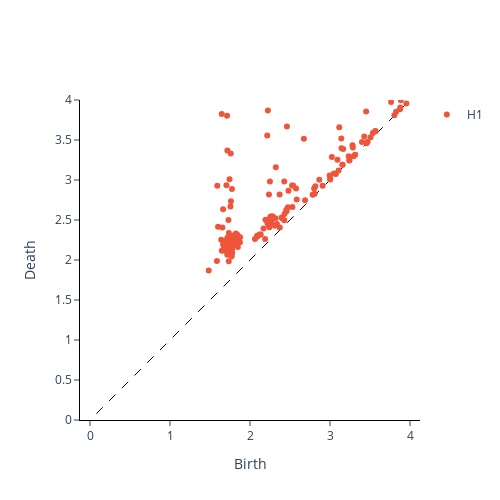

Notebook code for this chart:
### Code cell
# keep all atoms in the upper row
points_upper = df[['X', 'Y', 'Z']].values
# remove silicon atoms in the lower row
deletion_list = df[df['Element'] == 'Si'].index
# Get one-parameter persistence information for the upper row
from commutazzio.persistence import PD_Points3D
from cpes import Points3D
SiO2_persistence=PD_Points3D(Points3D(points_upper))
# get the maximum critical radius when homology dimension is one
max_radius = max([d for (b,d,dim) in SiO2_persistence.diagram_1_r])
print(f"Max radius: {max_radius}")
# show the persistence diagrams at dimension one before and after thinning
SiO2_persistence.plot_1D(plotrange=(0,4))
OxygenOnly_persistence=PD_Points3D(Points3D(df[df['Element'] == 'O'][['X', 'Y', 'Z']].values))
OxygenOnly_persistence.plot_1D(plotrange=(0,4))

### Figure 1 — Plotly figure (JSON) as saved in the notebook; plotly's stock layout.template omitted (floating-point values rounded to 4 significant figures; data arrays with more than 128 entries replaced by an {"elided": "..."} marker saying what was removed)
{"data": [{"hoverinfo": "none", "line": {"color": "black", "dash": "dash", "width": 1}, "mode": "lines", "showlegend": false, "type": "scatter", "x": [-0.07992, 4.076], "y": [-0.07992, 4.076]}, {"hoverinfo": "text", "hovertext": {"elided": "177 str values"}, "mode": "markers", "name": "H1", "type": "scatter", "x": {"elided": "177 float values"}, "y": {"elided": "177 float values"}}], "layout": {"height": 500, "plot_bgcolor": "white", "width": 500, "xaxis": {"autorange": false, "exponentformat": "e", "linecolor": "black", "linewidth": 1, "mirror": false, "range": [0, 4], "showexponent": "all", "showline": true, "side": "bottom", "ticks": "outside", "title": {"text": "Birth"}, "type": "linear", "zeroline": true}, "yaxis": {"autorange": false, "exponentformat": "e", "linecolor": "black", "linewidth": 1, "mirror": false, "range": [0, 4], "scaleanchor": "x", "scaleratio": 1, "showexponent": "all", "showline": true, "side": "left", "ticks": "outside", "title": {"text": "Death"}, "type": "linear", "zeroline": true}}}
